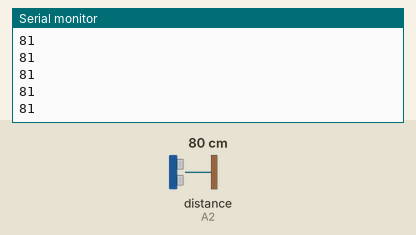
Recording of a sketch running on a simulated Arduino Uno, built with avr-gcc and run on an emulated ATmega328P. Shown: the last lines printed to the serial monitor. Inputs (shaded band) come from the test bench; at power-on: distance to the obstacle (sensor on A2) 80 cm. The echo pulse lasts 58.3 µs per cm.

Above: at 1.2 s.
1.3 s: distance to the obstacle (sensor on A2) set to 2 cm
At 1.34 s:
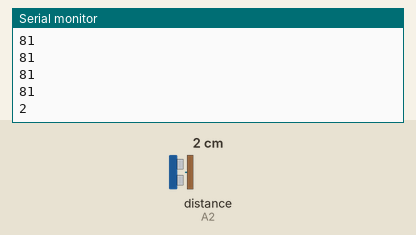
2.8 s: distance to the obstacle (sensor on A2) set to 4 cm
At 2.82 s:
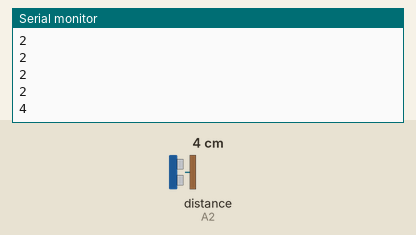
Timing chart, 0 to 5.8 s (numbered marks = the images above; inputs shaded):
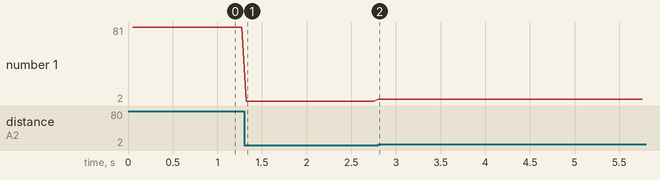

The sketch:

test_ultra.ino
```cpp
#include <NewPing.h>

#define TRIGGER_PIN  A1
#define ECHO_PIN  A2
#define MAX_DISTANCE  200

NewPing sonar(TRIGGER_PIN, ECHO_PIN, MAX_DISTANCE);
int distance ;
void setup() {
  Serial.begin(9600);

}

void loop() {
  distance = cal_distance();
  Serial.println(distance);
}

int cal_distance(){
  delay(50);
  int cm = sonar.ping_cm();
  if (cm== 0){
    cm = 250;
  }
  return cm;
}
```

Measured:
- after the input at 1.3 s, the serial monitor: prints a new line at once (image 1)
- after the input at 2.8 s, the serial monitor: prints a new line at once (image 2)
- plotted number 1: 81 → 2 after the input at 1.3 s, 2 → 4 after the input at 2.8 s
